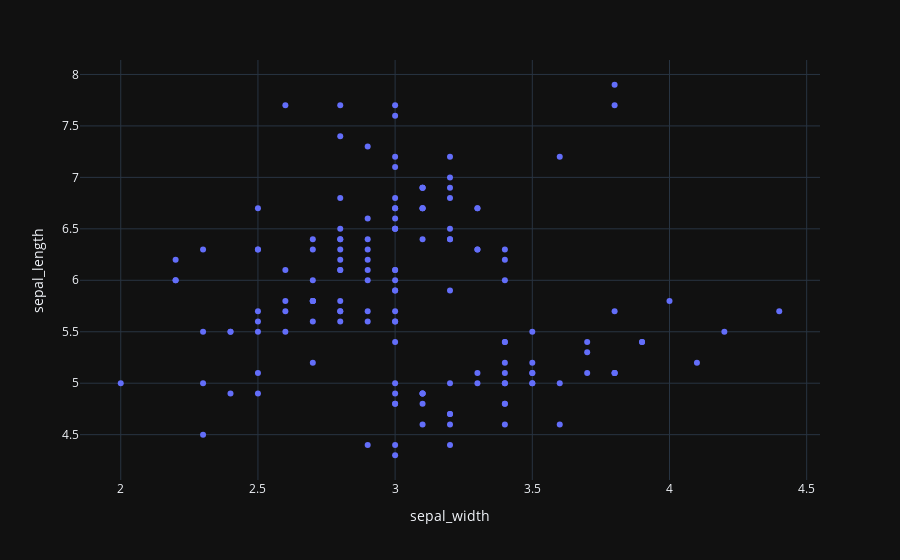

Here is the notebook cell this chart was saved with:
### Code cell
fig = px.scatter(df, x='sepal_width', y='sepal_length', template='plotly_dark')
fig.show()

### Figure 1 — Plotly figure (JSON) as saved in the notebook; plotly's stock layout.template omitted (floating-point values rounded to 4 significant figures; data arrays with more than 128 entries replaced by an {"elided": "..."} marker saying what was removed)
{"data": [{"hovertemplate": "sepal_width=%{x}<br>sepal_length=%{y}<extra></extra>", "legendgroup": "", "marker": {"color": "#636efa", "symbol": "circle"}, "mode": "markers", "name": "", "orientation": "v", "showlegend": false, "type": "scatter", "x": {"elided": "150 float values"}, "xaxis": "x", "y": {"elided": "150 float values"}, "yaxis": "y"}], "layout": {"autosize": true, "legend": {"tracegroupgap": 0}, "margin": {"t": 60}, "xaxis": {"anchor": "y", "autorange": true, "domain": [0, 1], "range": [1.855, 4.545], "title": {"text": "sepal_width"}, "type": "linear"}, "yaxis": {"anchor": "x", "autorange": true, "domain": [0, 1], "range": [4.021, 8.179], "title": {"text": "sepal_length"}, "type": "linear"}}}
